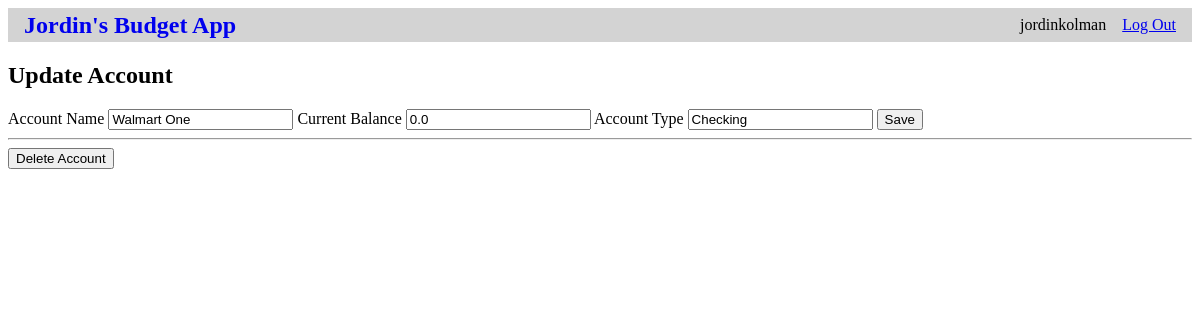
The app's page /2/update_account (signed in) with its own data.
### tables this page shows
CREATE TABLE user (
    id INTEGER PRIMARY KEY AUTOINCREMENT,
    username TEXT UNIQUE NOT NULL,
    password TEXT NOT NULL
);

CREATE TABLE account (
    id INTEGER PRIMARY KEY AUTOINCREMENT,
    user_id INTEGER NOT NULL,
    name TEXT NOT NULL,
    balance REAL NOT NULL,
    account_type TEXT NOT NULL,
    FOREIGN KEY (user_id) REFERENCES user (id)
);

### budget_app/budget.py (the view, shortened to what this page needs)
@bp.route("/<int:id>/update_account", methods=("GET", "POST"))
@login_required
def update_account(id):
    account = get_account(id)
    return render_template("budget/update_account.html", account=account)

### budget_app/auth.py (called while the page is built)
@bp.before_app_request
def load_logged_in_user():
    user_id = session.get('user_id')
    if user_id is None:
        g.user = None
    else:
        g.user = get_db().execute(
            'SELECT * FROM user WHERE id = ?', (user_id,)
        ).fetchone()

def login_required(view):
    @functools.wraps(view)
    def wrapped_view(**kwargs):
        if g.user is None:
            return redirect(url_for('auth.login'))
        return view(**kwargs)
    return wrapped_view

### budget_app/budget.py (called while the page is built)
def get_account(id, check_user=True):
    account = (
        get_db()
        .execute(
            "SELECT a.id, name, balance, account_type, user_id, username"
            " FROM account a JOIN user u ON a.user_id = u.id"
            " WHERE a.id = ?",
            (id,),
        )
        .fetchone()
    )
    if account is None:
        abort(404, f"Account ID {id} doesn't exist")
    if check_user and account["user_id"] != g.user["id"]:
        abort(403)
    return account

### budget_app/db.py (called while the page is built)
def get_db():
    if 'db' not in g:
        g.db = sqlite3.connect(
            current_app.config['DATABASE'],
            detect_types=sqlite3.PARSE_DECLTYPES
        )
        g.db.row_factory = sqlite3.Row
    return g.db

### budget_app/templates/budget/update_account.html
{% extends 'base.html' %}
{% block header %}
    <h1>{% block title %}Update Account {{ account["account_name"] }}{% endblock %}</h1>
{% endblock %}
{% block content %}
    <form method="post">
        <label for="name">Account Name</label>
        <input name="name" id="account_name" value="{{ request.form['name'] or account['name'] }}" required>
        <label for="balance">Current Balance</label>
        <input name="balance" id="account_balance" value="{{ request.form['balance'] or account['balance']}}">
        <label for="account_type">Account Type</label>
        <input name="account_type" id="account_type" value="{{ request.form['account_type'] or account['account_type'] }}" required>
        <input type="submit" value="Save">
    </form>
    <hr>
    <form action="{{ url_for('budget.delete_account', id=account['id']) }}" method="post">
        <input class="danger" type="submit" value="Delete Account" onclick="return confirm('Are you sure?');">
    </form>
{% endblock %}

### budget_app/templates/base.html (shortened to what this page needs)
<!DOCTYPE html>
<html lang="en">
<head>
    <link rel="stylesheet" href="{{ url_for('static', filename='style.css')}}">
</head>
<body>
    <nav>
        <h1><a href="./">Jordin's Budget App</a></h1>
        <ul>
            {% if g.user %}
                <li><span>{{ g.user['username'] }}</span></li>
                <li><a href="{{ url_for('auth.logout') }}">Log Out</a></li>
            {% else %}
                <li><a href="{{ url_for('auth.register') }}">Register</a></li>
                <li><a href="{{ url_for('auth.login') }}">Log In</a></li>
            {% endif %}
        </ul>
    </nav>
    <section class="content">
        <header>{% block header %}{% endblock %}</header>
        {% block content %}{% endblock %}
    </section>
</body>
</html>

### budget_app/static/style.css (style rules this page uses)
nav { background: lightgray; display: flex; align-items: center; padding: 0 0.5rem; }
nav h1 { flex: auto; margin: 0; }
nav h1 a { text-decoration: none; padding: 0.25rem 0.5rem; }
nav ul { display: flex; list-style: none; margin: 0; padding: 0; }
nav ul li a, nav ul li span, header .action { display: block; padding: 0.5rem; }

### records on screen
user: user.username "jordinkolman"
account: name "Walmart One", balance "0.0", account_type "Checking"
